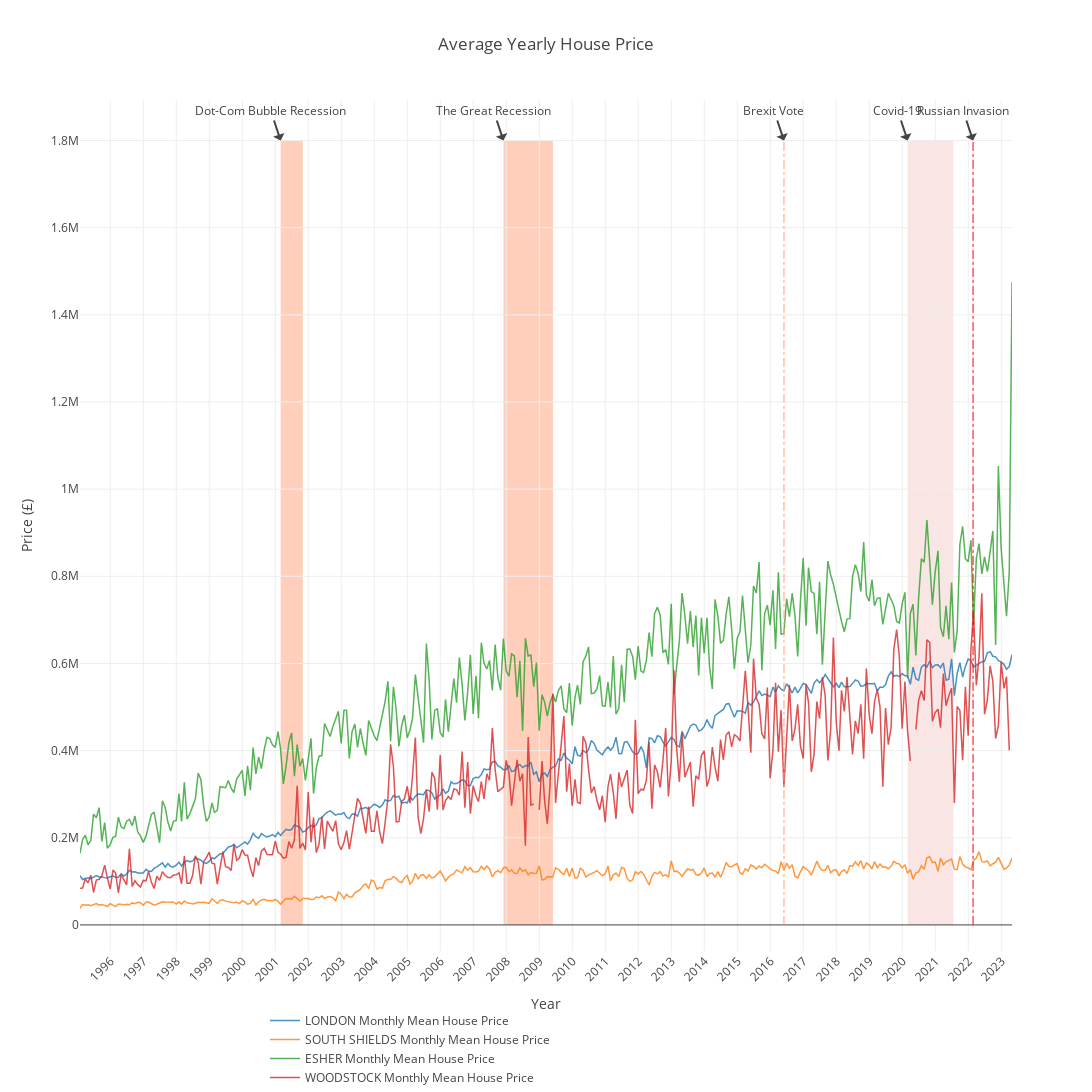

The cell this chart's notebook holds for it:
### Markdown cell above
Create timeline graph with key events UK

### Code cell
house_da.plot_city_prices()

### Figure 1 — Plotly figure (JSON) as saved in the notebook; plotly's stock layout.template omitted (floating-point values rounded to 4 significant figures; data arrays with more than 128 entries replaced by an {"elided": "..."} marker saying what was removed)
{"data": [{"line": {"width": 1.5}, "mode": "lines", "name": "LONDON Monthly Mean House Price", "opacity": 0.8, "type": "scatter", "x": {"elided": "340 str values"}, "y": {"elided": "340 float values"}}, {"line": {"width": 1.5}, "mode": "lines", "name": "SOUTH SHIELDS Monthly Mean House Price", "opacity": 0.8, "type": "scatter", "x": {"elided": "340 str values"}, "y": {"elided": "340 float values"}}, {"line": {"width": 1.5}, "mode": "lines", "name": "ESHER Monthly Mean House Price", "opacity": 0.8, "type": "scatter", "x": {"elided": "340 str values"}, "y": {"elided": "340 float values"}}, {"line": {"width": 1.5}, "mode": "lines", "name": "WOODSTOCK Monthly Mean House Price", "opacity": 0.8, "type": "scatter", "x": {"elided": "339 str values"}, "y": {"elided": "339 float values"}}], "layout": {"annotations": [{"showarrow": true, "text": "The Great Recession", "x": "2007-12-01", "y": 1800000}, {"showarrow": true, "text": "Brexit Vote", "x": "2016-06-01", "y": 1800000}, {"showarrow": true, "text": "Dot-Com Bubble Recession", "x": "2001-03-01", "y": 1800000}, {"showarrow": true, "text": "Covid-19", "x": "2020-03-01", "y": 1800000}, {"showarrow": true, "text": "Russian Invasion", "x": "2022-02-23", "y": 1800000}], "height": 1200, "legend": {"orientation": "h", "x": 0.5, "y": -0.05}, "shapes": [{"line": {"color": "red", "dash": "dashdot", "width": 1}, "opacity": 1, "type": "line", "x0": "2022-02-23", "x1": "2022-02-23", "y0": 0, "y1": 1800000}, {"fillcolor": "#f5cbcc", "layer": "below", "line": {"color": "#f5cbcc", "dash": "dashdot", "width": 0}, "opacity": 0.5, "type": "rect", "x0": "2020-03-01", "x1": "2021-07-19", "y0": 0, "y1": 1800000}, {"line": {"color": "LightSalmon", "dash": "dashdot", "width": 1}, "opacity": 1, "type": "line", "x0": "2016-06-01", "x1": "2016-06-01", "y0": 0, "y1": 1800000}, {"fillcolor": "LightSalmon", "layer": "below", "line": {"color": "LightSalmon", "dash": "dashdot", "width": 0}, "opacity": 0.5, "type": "rect", "x0": "2007-12-01", "x1": "2009-06-01", "y0": 0, "y1": 1800000}, {"fillcolor": "LightSalmon", "layer": "below", "line": {"color": "LightSalmon", "dash": "dashdot", "width": 0}, "opacity": 0.5, "type": "rect", "x0": "2001-03-01", "x1": "2001-11-01", "y0": 0, "y1": 1800000}], "title": {"text": "Average Yearly House Price"}, "width": 1600, "xaxis": {"showgrid": true, "tickangle": -45, "ticktext": ["1995", "1996", "1997", "1998", "1999", "2000", "2001", "2002", "2003", "2004", "2005", "2006", "2007", "2008", "2009", "2010", "2011", "2012", "2013", "2014", "2015", "2016", "2017", "2018", "2019", "2020", "2021", "2022", "2023"], "tickvals": ["1995-01-01", "1996-01-01", "1997-01-01", "1998-01-01", "1999-01-01", "2000-01-01", "2001-01-01", "2002-01-01", "2003-01-01", "2004-01-01", "2005-01-01", "2006-01-01", "2007-01-01", "2008-01-01", "2009-01-01", "2010-01-01", "2011-01-01", "2012-01-01", "2013-01-01", "2014-01-01", "2015-01-01", "2016-01-01", "2017-01-01", "2018-01-01", "2019-01-01", "2020-01-01", "2021-01-01", "2022-01-01", "2023-01-01"], "title": {"text": "Year"}}, "yaxis": {"showgrid": true, "title": {"text": "Price (£)"}}}}
